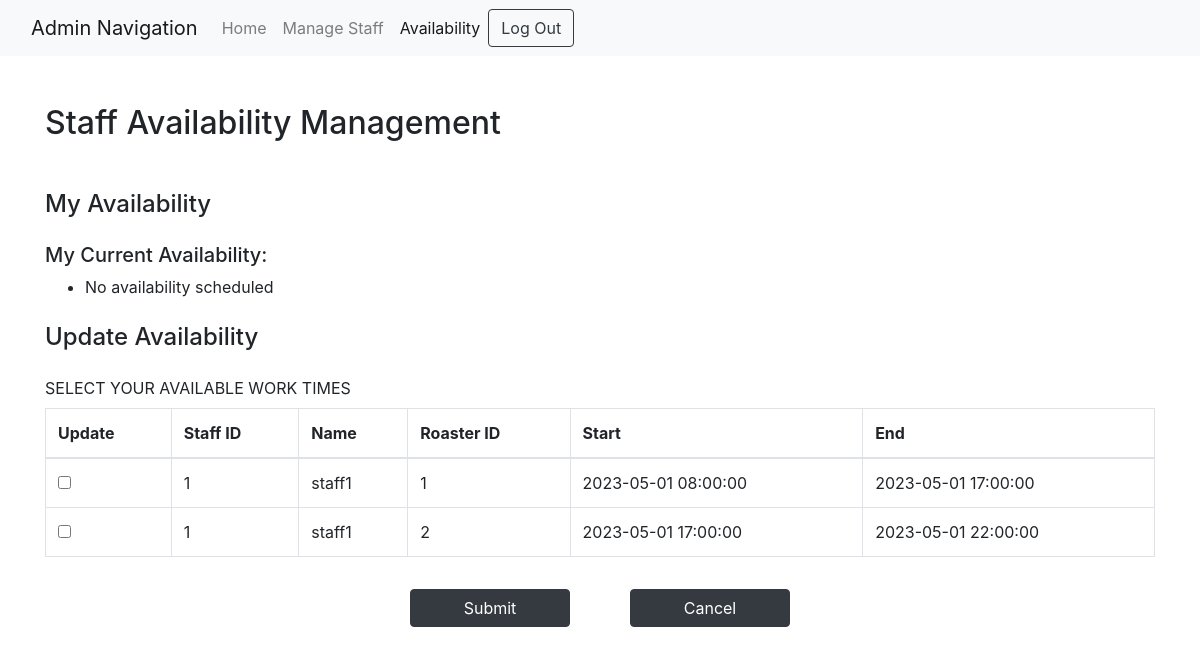
/anthonyfastfood/part2/availability.php (signed in), run on the app's committed database.
### tables this page shows
CREATE TABLE `roster` (
  `rosterID` int(11) NOT NULL AUTO_INCREMENT,
  `dateTimeFrom` datetime NOT NULL,
  `dateTimeTo` datetime NOT NULL,
  `notes` text DEFAULT NULL,
  PRIMARY KEY (`rosterID`)
);

CREATE TABLE `staff` (
  `staffID` int(11) NOT NULL AUTO_INCREMENT,
  `name` varchar(30) NOT NULL,
  `address` varchar(30) NOT NULL,
  `dateOfBirth` date NOT NULL,
  `email` varchar(30) NOT NULL,
  `mob` varchar(10) NOT NULL,
  `passwordHash` varchar(255) NOT NULL,
  `roleID` int(11) NOT NULL,
  PRIMARY KEY (`staffID`),
  KEY `email` (`email`),
  KEY `roleID` (`roleID`),
  CONSTRAINT `staff_ibfk_1` FOREIGN KEY (`roleID`) REFERENCES `role` (`roleID`)
);

### anthonyfastfood/part2/availability.php (the view, shortened to what this page needs)
<?php
require_once "db.php";
$email = $_SESSION['email'];
$stmt = $connection->prepare("SELECT staffID, name, roleID FROM staff WHERE email = ?");
$stmt->bind_param("s", $email);
$stmt->execute();
$staff = $stmt->get_result()->fetch_assoc();
$staffID = $staff['staffID'];
$staffName = $staff['name'];
$roleID = $staff['roleID'];
$selected = [];
$sql = "SELECT r.rosterID, r.dateTimeFrom, r.dateTimeTo
        FROM roster r
        JOIN rosterrole rr ON r.rosterID = rr.rosterID
        WHERE rr.roleID = ?
        ORDER BY r.dateTimeFrom";
$rosterStmt = $connection->prepare($sql);
$rosterStmt->bind_param("i", $roleID);
$rosterStmt->execute();
$rosterResult = $rosterStmt->get_result();
?>
<!DOCTYPE html>
<html lang="en">
<head>
  <link href="https://cdn.jsdelivr.net/npm/bootstrap@4.6.2/dist/css/bootstrap.min.css" rel="stylesheet">
</head>
<body>
<?php
if (isset($_SESSION['roleID'])) {
    if ($_SESSION['roleID'] == 1 || $_SESSION['roleID'] == 2) {
        require_once 'navbar_admin.php';
    } else {
        require_once 'navbar_user.php';
    }
} else {
    require_once 'navbar.php';
}
?>
<div class="container my-5">
  <h2 class="mb-4">Staff Availability Management</h2>
  <h4 class="mb-4 mt-5">My Availability</h4>
  <div class="mb-4">
    <h5>My Current Availability:</h5>
    <ul>
      <?php
      $sql = "SELECT r.dateTimeFrom, r.dateTimeTo
              FROM availability a
              JOIN roster r ON a.rosterID = r.rosterID
              WHERE a.staffID = ?";
      $stmt = $connection->prepare($sql);
      $stmt->bind_param("i", $staffID);
      $stmt->execute();
      $result = $stmt->get_result();
      if ($result->num_rows > 0) {
          while ($row = $result->fetch_assoc()) {
              echo '<li>' . htmlspecialchars($row['dateTimeFrom']) . ' to ' . htmlspecialchars($row['dateTimeTo']) . '</li>';
          }
      } else {
          echo '<li>No availability scheduled</li>';
      }
      ?>
    </ul>
  </div>
  <h4 class="mb-4">Update Availability</h4>
  <form method="post">
    <div class="mb-3">
      <label class="form-label">SELECT YOUR AVAILABLE WORK TIMES</label>
      <table class="table table-bordered">
        <thead>
          <tr>
            <th>Update</th>
            <th>Staff ID</th>
            <th>Name</th>
            <th>Roaster ID</th>
            <th>Start</th>
            <th>End</th>
          </tr>
        </thead>
        <tbody>
        <?php foreach ($rosterResult as $row): ?>
          <tr>
            <td>
              <input type="checkbox" name="roster[]" value="<?= $row['rosterID'] ?>"
                <?= in_array($row['rosterID'], $selected) ? 'checked' : '' ?>>
            </td>
            <td><?= htmlspecialchars($staffID) ?></td>
            <td><?= htmlspecialchars($staffName) ?></td>
            <td><?= htmlspecialchars($row['rosterID']) ?></td>
            <td><?= htmlspecialchars($row['dateTimeFrom']) ?></td>
            <td><?= htmlspecialchars($row['dateTimeTo']) ?></td>
          </tr>
        <?php endforeach; ?>
        </tbody>
      </table>
    </div>
    <div class="center-btns">
      <button type="submit" class="btn btn-dark">Submit</button>
      <a href="index.php" class="btn btn-dark">Cancel</a>
    </div>
  </form>
</div>
</body>
</html>

### anthonyfastfood/part2/availability.php (style rules this page uses)
.center-btns { display: flex; justify-content: center; gap: 60px; margin-top: 32px; }
.center-btns button, .center-btns a { min-width: 160px; }
.table th, .table td { vertical-align: middle; }

### data on the page
roster: rosterID "1", dateTimeFrom "2023-05-01 08:00:00", dateTimeTo "2023-05-01 17:00:00"
staff: staffID "1", name "staff1"
roster: rosterID "2", dateTimeFrom "2023-05-01 17:00:00", dateTimeTo "2023-05-01 22:00:00"
